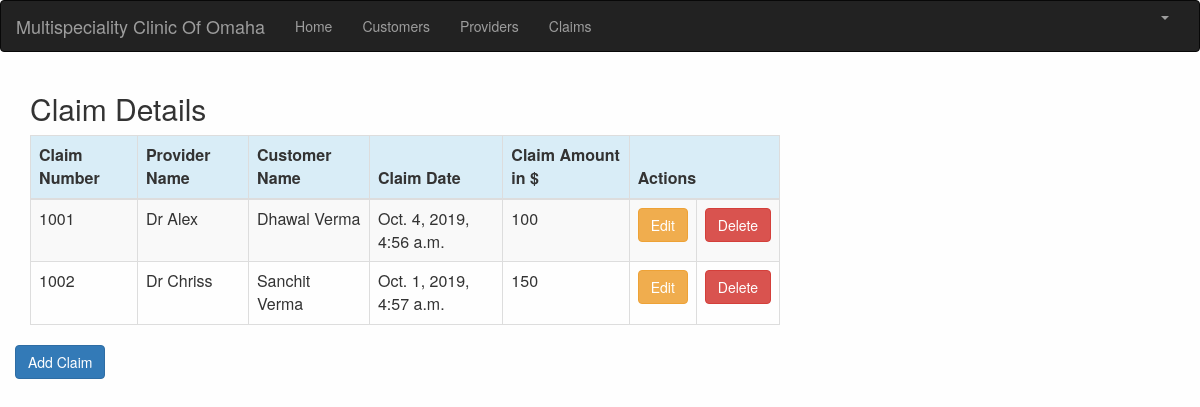
The page /claim_list (signed in) on the database as committed earlier.
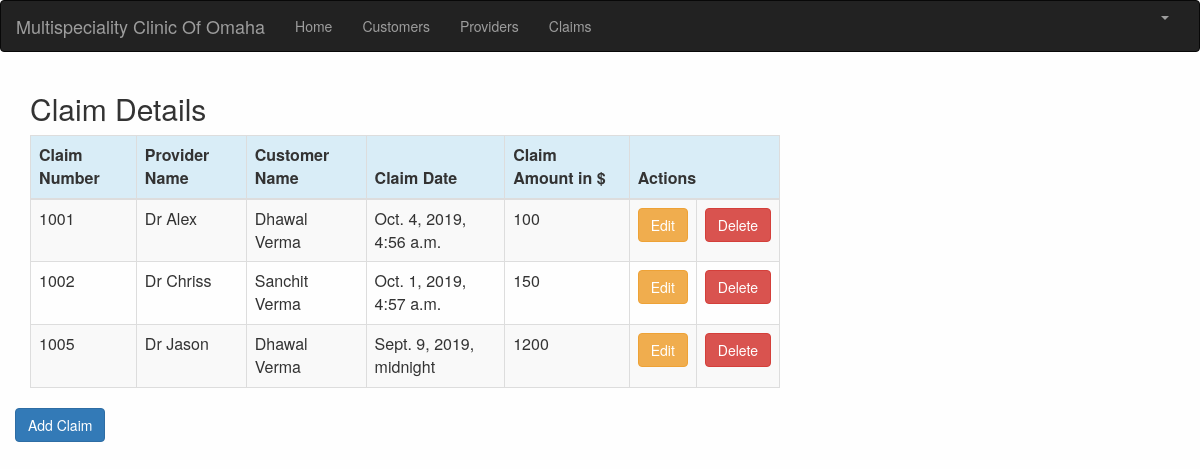
The same page on the database as committed later.
### blog/models.py (models this page shows, shortened)
class Claims(models.Model):
    claim_number = models.IntegerField(blank=False, null=False)
    provider_name = models.ForeignKey(Providers, on_delete=models.CASCADE, related_name='a')
    provider_id = models.ForeignKey(Providers, on_delete=models.CASCADE, related_name='b')
    cust_name = models.ForeignKey(Customers, on_delete=models.CASCADE, related_name='c')
    insurance_number = models.ForeignKey(Customers, on_delete=models.CASCADE, related_name='d')
    claim_date = models.DateTimeField()
    claim_amount = models.IntegerField(blank=False, null=False)
    class Meta:
        verbose_name = "Claim"
        verbose_name_plural = "Claims"

class Providers(models.Model):
    provider_name = models.CharField(max_length=50)
    provider_id = models.CharField(max_length=5, blank=False, null=False)
    speciality = models.CharField(max_length=100)
    def __str__(self):
        return str(self.provider_name)
    class Meta:
        verbose_name = "Provider"
        verbose_name_plural = "Providers"

class Customers(models.Model):
    cust_name = models.CharField(max_length=50)
    insurance_number = models.CharField(max_length=6, blank=False, null=False)
    email = models.EmailField(max_length=100)
    phone_number = models.CharField(max_length=50)
    dob = models.DateTimeField(null=False)
    address = models.CharField(max_length=200)
    def __str__(self):
        return str(self.cust_name)
    class Meta:
        verbose_name = "Customer"
        verbose_name_plural = "Customers"

### blog/views.py (the view)
# urls.py: path('claim_list', views.claim_list, name='claim_list'),
@login_required
def claim_list(request):
    claim = Claims.objects.all()
    return render(request, 'blog/claim_list.html', {'Claims': claim})

### blog/templates/blog/claim_list.html (shortened to what this page needs)
{% extends 'blog/base.html' %}
{% load crispy_forms_tags %}
{% block content %}
    <html>
    <head>
        <link rel="stylesheet" href="https://maxcdn.bootstrapcdn.com/bootstrap/3.3.4/css/bootstrap.min.css">
    </head>
    <body>
    <div class="row">
        <h2 style="padding-left: 15Px">Claim Details</h2>
    </div>
    <div>
        <table class="table table-striped table-bordered table-hover">
            <thead>
            <tr class="bg-info">
                <th>Claim Number</th>
                <th>Provider Name</th>
                <th>Customer Name</th>
                <th>Claim Date</th>
                <th>Claim Amount in $</th>
                <th colspan="3">Actions</th>
            </tr>
            </thead>
            <tbody>
            {% for claim in Claims %}
                <tr>
                    <td>{{ claim.claim_number }}</td>
                    <td>{{ claim.provider_name}}</td>
                    <td>{{ claim.cust_name }}</td>
                    <td>{{ claim.claim_date }}</td>
                    <td>{{ claim.claim_amount }}</td>
                    <td><a href="{% url 'blog:claim_edit' pk=claim.pk %}" class="btn btn-warning">Edit</a></td>
                    <td><a href="{% url 'blog:claim_delete' pk=claim.pk %}" onclick="return confirm('Are you sure you want to delete?')" class="btn btn-danger">Delete</a></td>
                </tr>
            {% endfor %}
            </tbody>
        </table>
        <div class="row">
            <a href="{% url 'blog:claim_new' %}" class="row"><span
                    class="btn btn-primary">Add Claim</span></a>
        </div>
    </div>
    </body>
    </html>
{% endblock %}

Rows that differ between the two databases and show on the page:
added Claims: claim_number "1005", provider_name "Dr Jason", cust_name "Dhawal Verma", claim_date "Sept. 9, 2019, midnight", claim_amount "1200"
